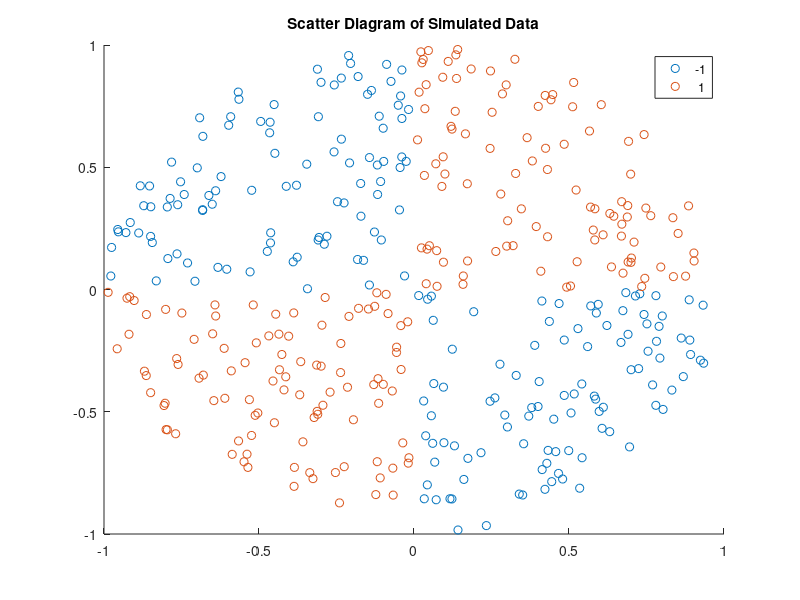

This figure's MATLAB source: (Note: this script raises an error after producing the figure.)
rng(1);  % For reproducibility
n = 100; % Number of points per quadrant

r1 = sqrt(rand(2*n,1));                     % Random radii
t1 = [pi/2*rand(n,1); (pi/2*rand(n,1)+pi)]; % Random angles for Q1 and Q3
X1 = [r1.*cos(t1) r1.*sin(t1)];             % Polar-to-Cartesian conversion

r2 = sqrt(rand(2*n,1));
t2 = [pi/2*rand(n,1)+pi/2; (pi/2*rand(n,1)-pi/2)]; % Random angles for Q2 and Q4
X2 = [r2.*cos(t2) r2.*sin(t2)];

X = [X1; X2];        % Predictors 
Y = ones(4*n,1);
Y(2*n + 1:end) = -1; % Labels

figure;
gscatter(X(:,1),X(:,2),Y);
title('Scatter Diagram of Simulated Data');

SVMModel1 = fitcsvm(X,Y,'KernelFunction','mysigmoid','Standardize',true);

% Compute the scores over a grid
d = 0.02; % Step size of the grid
[x1Grid,x2Grid] = meshgrid(min(X(:,1)):d:max(X(:,1)),...
    min(X(:,2)):d:max(X(:,2)));
xGrid = [x1Grid(:),x2Grid(:)];        % The grid
[~,scores1] = predict(SVMModel1,xGrid); % The scores

figure;
h(1:2) = gscatter(X(:,1),X(:,2),Y);
hold on
h(3) = plot(X(SVMModel1.IsSupportVector,1),...
    X(SVMModel1.IsSupportVector,2),'ko','MarkerSize',10);
    % Support vectors
contour(x1Grid,x2Grid,reshape(scores1(:,2),size(x1Grid)),[0 0],'k');
    % Decision boundary
title('Scatter Diagram with the Decision Boundary')
legend({'-1','1','Support Vectors'},'Location','Best');
hold off